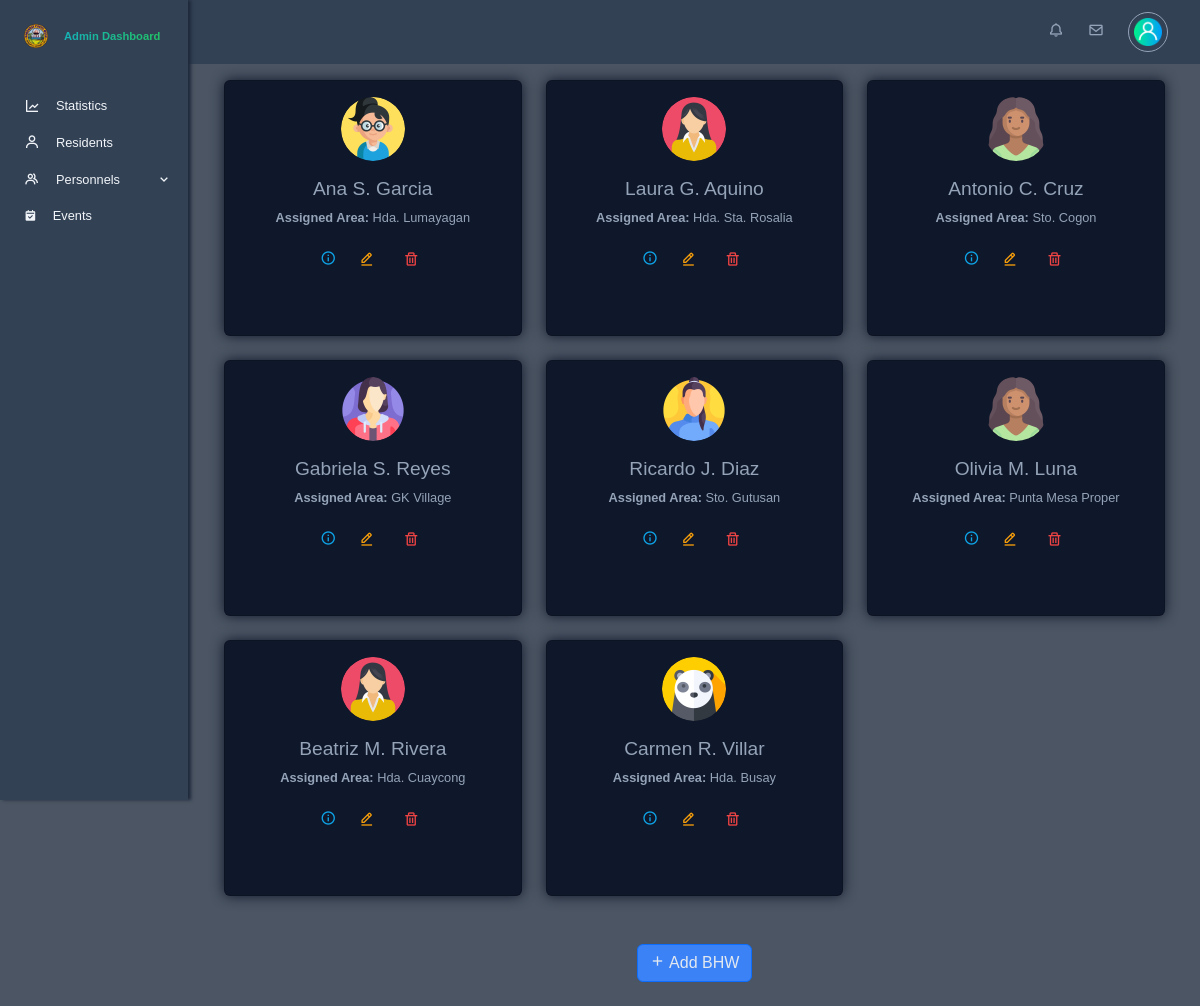
The page /app/views/admin/bhws.php on the database its author committed.
### tables this page shows
CREATE TABLE `bhw` (
  `bhw_id` int(10) NOT NULL,
  `account_id` int(10) NOT NULL,
  `personal_info_id` int(10) NOT NULL,
  `assigned_area` int(10) NOT NULL,
  `date_started` date NOT NULL DEFAULT current_timestamp(),
  `employment_status` enum('active','inactive','on_leave') NOT NULL DEFAULT 'active'
);

CREATE TABLE `accounts` (
  `account_id` int(10) NOT NULL,
  `username` varchar(255) NOT NULL,
  `password` varchar(255) NOT NULL,
  `role` enum('admin','midwife','bhw','residents') NOT NULL,
  `profile_picture` varchar(255) DEFAULT NULL,
  `isArchived` tinyint(1) NOT NULL DEFAULT 0
);

CREATE TABLE `personal_information` (
  `personal_info_id` int(10) NOT NULL,
  `lastname` varchar(255) NOT NULL,
  `firstname` varchar(255) NOT NULL,
  `middlename` varchar(255) NOT NULL,
  `date_of_birth` date DEFAULT NULL,
  `civil_status` enum('Single','Married','Widowed','Legally Separated') DEFAULT NULL,
  `educational_attainment` enum('Elementary Graduate','Elementary Undergraduate','Highschool Graduate','Highschool Undergraduate','College Graduate','College Undergraduate') DEFAULT NULL,
  `occupation` varchar(255) DEFAULT NULL,
  `religion` varchar(100) DEFAULT NULL,
  `citizenship` varchar(100) DEFAULT NULL,
  `address_id` int(10) NOT NULL,
  `sex` enum('male','female') NOT NULL,
  `phone_number` varchar(20) NOT NULL,
  `email` varchar(255) NOT NULL,
  `id_picture` varchar(255) DEFAULT NULL,
  `created_at` datetime NOT NULL DEFAULT current_timestamp(),
  `updated_at` datetime NOT NULL DEFAULT current_timestamp()
);

CREATE TABLE `address` (
  `address_id` int(10) NOT NULL,
  `address_name` varchar(255) NOT NULL,
  `address_type` enum('hda','sitio') NOT NULL
);

### app/models/get_bhws.php (called while the page is built)
<?php
function getBhwData($conn) {
    $sql = "SELECT
            bhw.bhw_id AS bhw_id,
            bhw.account_id AS account_id,
            bhw.personal_info_id AS personal_info_id,
            bhw.assigned_area AS assigned_area,
            bhw.date_started AS date_started,
            bhw.employment_status AS employment_status,
            personal_information.lastname AS lastname,
            personal_information.firstname AS firstname,
            personal_information.middlename AS middlename,
            personal_information.date_of_birth AS date_of_birth,
            TIMESTAMPDIFF(YEAR, personal_information.date_of_birth, CURDATE()) AS age,
            personal_information.civil_status AS civil_status,
            personal_information.educational_attainment AS educational_attainment,
            personal_information.occupation AS occupation,
            personal_information.religion AS religion,
            personal_information.citizenship AS citizenship,
            personal_information.sex AS sex,
            personal_information.phone_number AS phone_number,
            personal_information.email AS email,
            personal_information.created_at AS created_at,
            personal_information.updated_at AS updated_at,
            accounts.username AS username,
            accounts.profile_picture AS profile_picture,
            accounts.isArchived AS isArchived,
            personal_address.address_name AS personal_address_name,  -- Personal address
            assigned_address.address_name AS assigned_area_name      -- Assigned area address
            FROM bhw
            INNER JOIN personal_information ON bhw.personal_info_id = personal_information.personal_info_id
            INNER JOIN accounts ON bhw.account_id = accounts.account_id
            INNER JOIN address AS personal_address ON personal_information.address_id = personal_address.address_id  -- Join for personal address
            INNER JOIN address AS assigned_address ON bhw.assigned_area = assigned_address.address_id
            WHERE accounts.isArchived = 0";
    $result = mysqli_query($conn, $sql);
    $bhw_data = [];
    if (mysqli_num_rows($result) > 0) {
        while ($row = mysqli_fetch_assoc($result)) {
            $bhw_data[] = $row;
        }
    }
    return $bhw_data;
}
$bhw_data = getBhwData($conn);
?>

### app/views/admin/bhws.php (shortened to what this page needs)
<?php
require './config/db_config.php';
require './app/models/get_bhws.php';
?>
<!DOCTYPE html>
<html lang="en">
<head>
    <?php require './app/views/globals/head.php'; ?>
    <link rel="stylesheet" href="./public/css/admin.css">
    <link rel="stylesheet" href="./public/css/admin-bhws.css">
</head>
<body id="body-pd">
    <?php require 'partials/top_navigation.php'; ?>
    <?php require 'partials/sidebar.php'; ?>
    <div class="height-100 main-content container">
        <div class="row">
            <?php if (!empty($bhw_data)): ?>
                <?php foreach ($bhw_data as $bhw): ?>
                    <div class="col-md-4 mb-4" id="bhw-card-<?= $bhw['bhw_id']; ?>">
                        <div class="card text-center">
                            <img src="<?= !empty($bhw['profile_picture']) ? $bhw['profile_picture'] : './public/images/avatar-panda.png'; ?>" class="card-img-top rounded-circle mx-auto mt-3" alt="Profile Picture">
                            <div class="card-body">
                                <h5 class="card-title">
                                    <?= htmlspecialchars($bhw['firstname'] . ' ' . substr($bhw['middlename'], 0, 1) . '. ' . $bhw['lastname']); ?>
                                </h5>
                                <p class="card-text"><strong>Assigned Area:</strong> <?= htmlspecialchars($bhw['assigned_area_name']); ?></p>
                                <div class="mt-3">
                                    <button type="button" data-bs-toggle="modal" data-bs-target="#bhwModal<?= $bhw['bhw_id']; ?>">
                                        <i class='bx bx-info-circle'></i>
                                    </button>
                                    <button type="button" class="btn btn-warning" data-bs-toggle="modal" data-bs-target="#editBhwModal<?= $bhw['bhw_id']; ?>">
                                        <i class="bx bx-edit-alt"></i>
                                    </button>
                                    <button type="button" class="btn btn-danger delete-bhw" data-bhw-id="<?= $bhw['bhw_id']; ?>">
                                        <i class="bx bx-trash"></i>
                                    </button>
                                </div>
                            </div>
                        </div>
                    </div>
                <?php endforeach; ?>
            <?php else: ?>
                <p>No Barangay Health Workers found.</p>
            <?php endif; ?>
            <div class="col-12 text-center mt-4 mb-4">
                <button type="button" class="btn btn-primary" data-bs-toggle="modal" data-bs-target="#addBhwModal">
                    <i class="bx bx-plus"></i> Add BHW
                </button>
            </div>
        </div>
    </div>
</body>
</html>

### public/css/admin.css (style rules this page uses)
:root { --header-height: 3rem; --nav-width: 2rem; --first-color: #334155; --first-color-light: #AFA5D9; --white-color: #F7F6FB; --body-font: 'Poppins', sans-serif; --normal-font-size: 1rem; --z-fixed: 100; }
body { position: relative; margin: var(--header-height) 0 0 0; padding: 0 1rem; font-family: var(--body-font); font-size: var(--normal-font-size); background-color: #4b5563; color: #f1f5f9; }
.height-100 { height: 100vh; }
@media screen and (min-width: 768px) { body { margin: calc(var(--header-height) + 1rem) 0 0 0; padding-left: calc(var(--nav-width) + 2rem); } }
.main-content { margin: 5rem auto; z-index: var(--z-fixed); padding-left: 10rem; padding-right: 1.2rem; }
.btn-primary { background-color: #3b82f6; }

### public/css/admin-bhws.css (style rules this page uses)
.card { background-color: #0f172a !important; color: #94a3b8; height: 16rem; box-shadow: 0 0 0.8rem #0f172a; }
.card img { height: 4rem; width: 4rem; }
.card button { border: none; background-color: transparent !important; font-size: 1rem; }
.card .bx-edit-alt { color: #f59e0b; }
.card .bx-info-circle { color: #0ea5e9; }
.card .bx-trash { color: #ef4444; }
.card-text { font-size: 0.8rem; }
.card-title { font-size: 1.2rem; }
.btn-primary { color: #e2e8f0; }

### rows shown on the page
bhw: account.profile_picture (picture), personal_info.lastname "Ana S. Garcia", assigned_area.address_name "Hda. Lumayagan"
bhw: account.profile_picture (picture), personal_info.lastname "Laura G. Aquino", assigned_area.address_name "Hda. Sta. Rosalia"
bhw: account.profile_picture (picture), personal_info.lastname "Antonio C. Cruz", assigned_area.address_name "Sto. Cogon"
bhw: account.profile_picture (picture), personal_info.lastname "Gabriela S. Reyes", assigned_area.address_name "GK Village"
bhw: account.profile_picture (picture), personal_info.lastname "Ricardo J. Diaz", assigned_area.address_name "Sto. Gutusan"
bhw: account.profile_picture (picture), personal_info.lastname "Olivia M. Luna", assigned_area.address_name "Punta Mesa Proper"
bhw: account.profile_picture (picture), personal_info.lastname "Beatriz M. Rivera", assigned_area.address_name "Hda. Cuaycong"
bhw: account.profile_picture (picture), personal_info.lastname "Carmen R. Villar", assigned_area.address_name "Hda. Busay"
